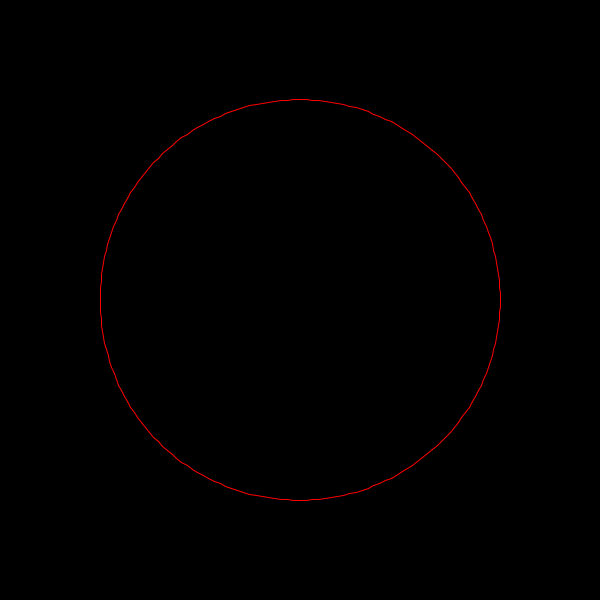
Frame 1 (no input)
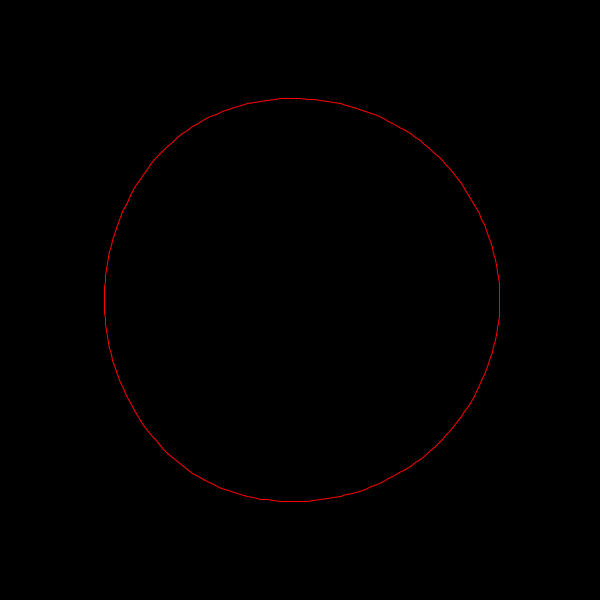
Frame 60 (the mouse pressed at the canvas centre just before this capture)
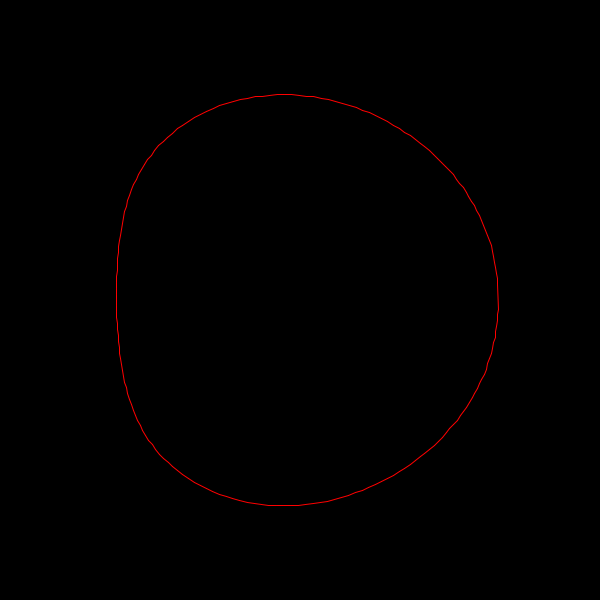
Frame 120 (the mouse held since frame 60 and released just before this capture)

The Processing sketch that drew these frames (run headless with seeded random() and noise(); from frame 60 on, the mouse is pressed at the canvas centre):

// Processing sketch: sketch_200808a
// ── sketch_200808a.pde
//https://medium.com/@zachlieberman/daily-sketches-2016-28586d8f008e
Ring r;

void setup()
{
  size(600,600);
  r = new Ring(200);
}
long lastMillis = 0;
void draw()
{
  float dt = (millis()-lastMillis)/1000.f;
  lastMillis = millis();
  background(0);
  r.update(dt);
  r.draw();
}

// ── Ring.pde
class Ring
{
  RingParticle[] particles;
  springNums[][] springMatrix;
  class springNums
  {
    public float k;
    public float x;
    public springNums(float _k, float _x){k=_k;x=_x;}
    
  }
  
  public Ring(int particleCount)
  {
    //int particleCount = 80;
    setupParticles(particleCount);
    setupSprintMatrix(particleCount);
  }
  
  void setupSprintMatrix(int particleCount)
  {
    //j = 
    springMatrix = new springNums[particleCount][particleCount];
    for(int i = 0; i < particleCount; i++)
    {
      for(int j = i; j < particleCount; j++)
      {
        float ijDiff = abs(i-j)*1.f/11.f;
        float[] diffV = subV( particles[j].pos, particles[i].pos );
        float partDist = .000001+dist(0,0,0,diffV[0],diffV[1],diffV[2]);
        springMatrix[i][j] = new springNums(.0005,//random(.001),
                                            partDist+112*sin(11+ijDiff));
      }
    }
  }
  
  springNums springConst(int i, int j)
  {
    springNums result = springMatrix[i][j];
    if(result == null)
      result = springMatrix[j][i];
    return result;
  }
  
  void setupParticles(int particleCount)
  {
    particles = new RingParticle[particleCount];
    //create particles
    for(int i = 0; i < particles.length; i++)
    {
      particles[i] = new RingParticle();
    }
    
    //postition particles
    float[] midPt = {width/2.f,height/2.f,0};
    for(int i = 0; i < particles.length; i++)
    {
      float curRad = i*TWO_PI/ particles.length;
      float[] unitCirc = {cos(curRad),sin(curRad),0};
      float radius = 200;
      particles[i].pos = addV(midPt, multSV(unitCirc,radius));
    }

  }
  
  void update(float dt)
  {
    //calc all new force
    for(int i = 0; i < particles.length; i++)
    {
      particles[i].acc = zero3();
      for(int j = 0; j < particles.length; j++)
      {
        if(i == j)
          continue;
          
        float[] diffV = subV( particles[j].pos, particles[i].pos );
        float partDist = .000001+dist(0,0,0,diffV[0],diffV[1],diffV[2]);
        //if(partDist > 100) continue;
        //if(abs(i-j) < 3) continue;
        float[] norm = multSV(diffV, 1.f/partDist);
        //F = -kx Hooke's law
        springNums spn = springConst(i,j);
        float x = spn.x - partDist;
        float k = spn.k;//.001;
        float F = -k*x;
        float[] acc = multSV(norm,F);
        particles[i].acc = addV(particles[i].acc, acc);
     //particles[i].vel[0] = particles[p];      
      }
    }
    
    //update vel, pos
    for(int i = 0; i < particles.length; i++)
    {
      //println("particles[" + i + "] " + particles[i].strg());
      particles[i].vel = addV(particles[i].vel, multSV(particles[i].acc,1));
      particles[i].pos = addV(particles[i].pos, multSV(particles[i].vel,1));
    }
  }
  
  void draw()
  {
    for(int i = 0; i < particles.length; i++)
    {
      stroke(0);
      //ellipse(particles[i].pos[0], particles[i].pos[1],10,10);
      //stroke(0,255,0);
      //line(particles[i].pos[0], particles[i].pos[1],
      //     particles[i].pos[0]+particles[i].vel[0], particles[i].pos[1]+particles[i].vel[1]);
           
      stroke(0,255,0);
      //drawLineFrom(particles[i].pos,particles[i].vel);
      
      stroke(255,0,0);
      //drawLineFrom(particles[i].pos, multSV(getNorm(particles[i].acc),10));
      //line(particles[i].pos[0], particles[i].pos[1],
      //     particles[i].pos[0]+particles[i].vel[0], particles[i].pos[1]+particles[i].vel[1]);
    }
    for(int i = 0; i < particles.length; i++)
    {
      int nexti = (i+1)%particles.length;
      drawLine(particles[i].pos,particles[nexti].pos); 
    }
  }
  
}

class RingParticle
{
  public RingParticle a;
  public RingParticle b;
  public float mass = 1;
  public float[] pos = {0,0,0};
  public float[] vel = {0,0,0};
  
  public float[] acc = {0,0,0};
  
  public RingParticle()
  {
    
  }
  public String strg()
  {
    return ".pos: " + VtoS(pos) + " vel: " + VtoS(vel) + " acc: " + VtoS(acc);
  }
}

// ── math.pde
float[] multSV(float[] a, float b)
{
  float[] result = new float[a.length];
  for(int i = 0; i< result.length; i++)
  {
    result[i] = a[i] * b;
  }
  return result;
}

float[] addV(float[] a, float[] b)
{
  int maxL = max(a.length,b.length);
  float[] result = new float[maxL];
  for(int i = 0; i< result.length; i++)
  {
    float ai = i < a.length ? a[i] : 0;
    float bi = i < b.length ? b[i] : 0;
    result[i] = ai + bi;
  }
  return result;
}

float[] subV(float[] a, float[] b)
{
  return addV( a, multSV(b,-1));
}

float[] getNorm(float[] a)
{
  float dst = dist(0,0,0,a[0],a[1],a[2]);
  return multSV(a,1.f/dst);
}

String VtoS(float[] a)
{
  String result = "[";
  for(int i = 0; i < a.length; i++)
  {
    result = result + a[i] + ","; 
  }
  result = result + "]";
  return result;
}

void drawLineFrom(float[] start, float[]a)
{
  line(start[0],start[1],start[0]+a[0],start[1]+a[1]);
}

void drawLine(float[] a, float[]b)
{
  line(a[0],a[1],b[0],b[1]);
}

float[] zero3(){return new float[] {0,0,0};}
